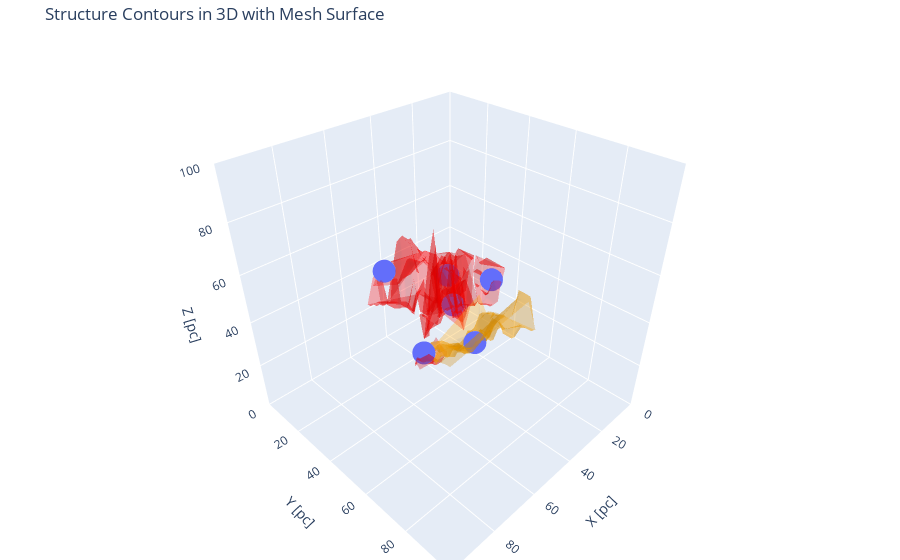

This figure's notebook cell:
### Code cell
# plot by plotly

fig = px.scatter_3d(leaf_feature, x='x_peak', y='y_peak', z='z_peak')

# Leaf structures
for i, leaf_structure_index in enumerate(leaf_indices):
    leaf_structure = dendro[leaf_structure_index]
    leaf_mask = leaf_structure.get_mask()
    leaf_mask_indices = np.where(leaf_mask)
    mesh_leaf = go.Mesh3d(x=leaf_mask_indices[0] * hx, 
                          y=leaf_mask_indices[1] * hy, 
                          z=leaf_mask_indices[2] * hz, 
                          opacity=0.3,
                          color='red',
                          name=f'Leaf {i + 1} - Surface')
    fig.add_trace(mesh_leaf)

# Branch structures
for j, branch_structure_index in enumerate(branch_indices):
    branch_structure = dendro[branch_structure_index]
    branch_mask = branch_structure.get_mask()
    branch_mask_indices = np.where(branch_mask)
    mesh_branch = go.Mesh3d(x=branch_mask_indices[0] * hx, 
                            y=branch_mask_indices[1] * hy, 
                            z=branch_mask_indices[2] * hz,
                            opacity=0.3, 
                            color='orange',
                            name=f'Branch {j + 1} - Surface')
    fig.add_trace(mesh_branch)

fig.update_layout(
    scene=dict(
        xaxis=dict(title='X [pc]', range=[0, 100]),
        yaxis=dict(title='Y [pc]', range=[0, 100]),
        zaxis=dict(title='Z [pc]', range=[0, 100]),
        aspectratio=dict(x=1, y=1, z=1)
    ),
    title='Structure Contours in 3D with Mesh Surface',
    margin=dict(l=0, r=0, b=0, t=40),
    showlegend=True)

### Figure 1 — Plotly figure (JSON) as saved in the notebook; plotly's stock layout.template omitted (floating-point values rounded to 4 significant figures; data arrays with more than 128 entries replaced by an {"elided": "..."} marker saying what was removed)
{"data": [{"hovertemplate": "x_peak=%{x}<br>y_peak=%{y}<br>z_peak=%{z}<extra></extra>", "legendgroup": "", "marker": {"color": "#636efa", "symbol": "circle"}, "mode": "markers", "name": "", "scene": "scene", "showlegend": false, "type": "scatter3d", "x": [44.3, 31.84, 31.84, 41.53, 53.99, 67.83], "y": [56.76, 52.6, 30.45, 42.91, 19.38, 55.37], "z": [31.84, 51.22, 42.91, 40.14, 49.83, 40.14]}, {"color": "red", "name": "Leaf 1 - Surface", "opacity": 0.3, "type": "mesh3d", "x": {"elided": "141 float values"}, "y": {"elided": "141 float values"}, "z": {"elided": "141 float values"}}, {"color": "red", "name": "Leaf 2 - Surface", "opacity": 0.3, "type": "mesh3d", "x": {"elided": "582 float values"}, "y": {"elided": "582 float values"}, "z": {"elided": "582 float values"}}, {"color": "red", "name": "Leaf 3 - Surface", "opacity": 0.3, "type": "mesh3d", "x": {"elided": "140 float values"}, "y": {"elided": "140 float values"}, "z": {"elided": "140 float values"}}, {"color": "red", "name": "Leaf 4 - Surface", "opacity": 0.3, "type": "mesh3d", "x": {"elided": "650 float values"}, "y": {"elided": "650 float values"}, "z": {"elided": "650 float values"}}, {"color": "red", "name": "Leaf 5 - Surface", "opacity": 0.3, "type": "mesh3d", "x": [37.38, 37.38, 37.38, 37.38, 38.76, 38.76, 38.76, 38.76, 38.76, 40.14, 40.14, 40.14, 40.14, 40.14, 40.14, 41.53, 41.53, 41.53, 41.53, 41.53, 41.53, 42.91, 42.91, 42.91, 42.91, 42.91, 42.91, 44.3, 44.3, 44.3, 44.3, 44.3, 44.3, 44.3, 44.3, 44.3, 44.3, 45.68, 45.68, 45.68, 45.68, 45.68, 45.68, 45.68, 45.68, 45.68, 47.07, 47.07, 47.07, 47.07, 47.07, 47.07, 47.07, 47.07, 48.45, 48.45, 48.45, 48.45, 48.45, 48.45, 48.45, 49.83, 49.83, 49.83, 49.83, 49.83, 49.83, 49.83, 51.22, 51.22, 51.22, 51.22, 51.22, 51.22, 51.22, 51.22, 51.22, 51.22, 51.22, 51.22, 51.22, 52.6, 52.6, 52.6, 52.6, 52.6, 52.6, 52.6, 52.6, 52.6, 52.6, 52.6, 53.99, 53.99, 53.99, 53.99, 53.99, 53.99, 53.99, 53.99, 55.37, 55.37, 55.37, 55.37, 55.37, 56.76, 56.76, 56.76, 58.14, 58.14, 59.52], "y": [20.76, 22.15, 22.15, 23.53, 23.53, 23.53, 23.53, 24.92, 26.3, 23.53, 23.53, 26.3, 26.3, 26.3, 26.3, 23.53, 23.53, 26.3, 26.3, 26.3, 26.3, 23.53, 26.3, 26.3, 27.69, 27.69, 29.07, 23.53, 24.92, 24.92, 26.3, 26.3, 26.3, 26.3, 26.3, 29.07, 30.45, 23.53, 23.53, 24.92, 24.92, 24.92, 24.92, 24.92, 26.3, 26.3, 23.53, 23.53, 24.92, 24.92, 24.92, 24.92, 26.3, 26.3, 23.53, 23.53, 23.53, 24.92, 24.92, 26.3, 26.3, 22.15, 22.15, 23.53, 23.53, 23.53, 24.92, 24.92, 19.38, 20.76, 20.76, 22.15, 22.15, 22.15, 22.15, 22.15, 22.15, 23.53, 23.53, 24.92, 24.92, 19.38, 20.76, 20.76, 20.76, 20.76, 20.76, 22.15, 22.15, 22.15, 23.53, 24.92, 18.0, 19.38, 19.38, 20.76, 20.76, 20.76, 23.53, 23.53, 18.0, 19.38, 19.38, 20.76, 20.76, 19.38, 19.38, 20.76, 19.38, 19.38, 19.38], "z": [51.22, 49.83, 51.22, 49.83, 49.83, 51.22, 52.6, 49.83, 52.6, 51.22, 52.6, 51.22, 52.6, 53.99, 55.37, 52.6, 53.99, 51.22, 52.6, 53.99, 55.37, 53.99, 51.22, 53.99, 52.6, 53.99, 53.99, 53.99, 49.83, 51.22, 49.83, 51.22, 52.6, 53.99, 55.37, 53.99, 53.99, 52.6, 53.99, 47.07, 48.45, 49.83, 51.22, 52.6, 53.99, 55.37, 51.22, 52.6, 47.07, 48.45, 49.83, 51.22, 55.37, 56.76, 49.83, 51.22, 52.6, 47.07, 48.45, 55.37, 56.76, 51.22, 52.6, 48.45, 49.83, 51.22, 47.07, 48.45, 52.6, 51.22, 52.6, 48.45, 49.83, 51.22, 52.6, 53.99, 55.37, 47.07, 48.45, 45.68, 47.07, 51.22, 48.45, 49.83, 51.22, 52.6, 53.99, 47.07, 48.45, 51.22, 47.07, 45.68, 51.22, 49.83, 51.22, 47.07, 48.45, 49.83, 45.68, 47.07, 49.83, 48.45, 49.83, 47.07, 48.45, 47.07, 48.45, 47.07, 45.68, 47.07, 45.68]}, {"color": "red", "name": "Leaf 6 - Surface", "opacity": 0.3, "type": "mesh3d", "x": {"elided": "139 float values"}, "y": {"elided": "139 float values"}, "z": {"elided": "139 float values"}}, {"color": "orange", "name": "Branch 1 - Surface", "opacity": 0.3, "type": "mesh3d", "x": {"elided": "870 float values"}, "y": {"elided": "870 float values"}, "z": {"elided": "870 float values"}}], "layout": {"legend": {"tracegroupgap": 0}, "margin": {"b": 0, "l": 0, "r": 0, "t": 40}, "scene": {"aspectratio": {"x": 1, "y": 1, "z": 1}, "domain": {"x": [0, 1], "y": [0, 1]}, "xaxis": {"range": [0, 100], "title": {"text": "X [pc]"}}, "yaxis": {"range": [0, 100], "title": {"text": "Y [pc]"}}, "zaxis": {"range": [0, 100], "title": {"text": "Z [pc]"}}}, "showlegend": true, "title": {"text": "Structure Contours in 3D with Mesh Surface"}}}
